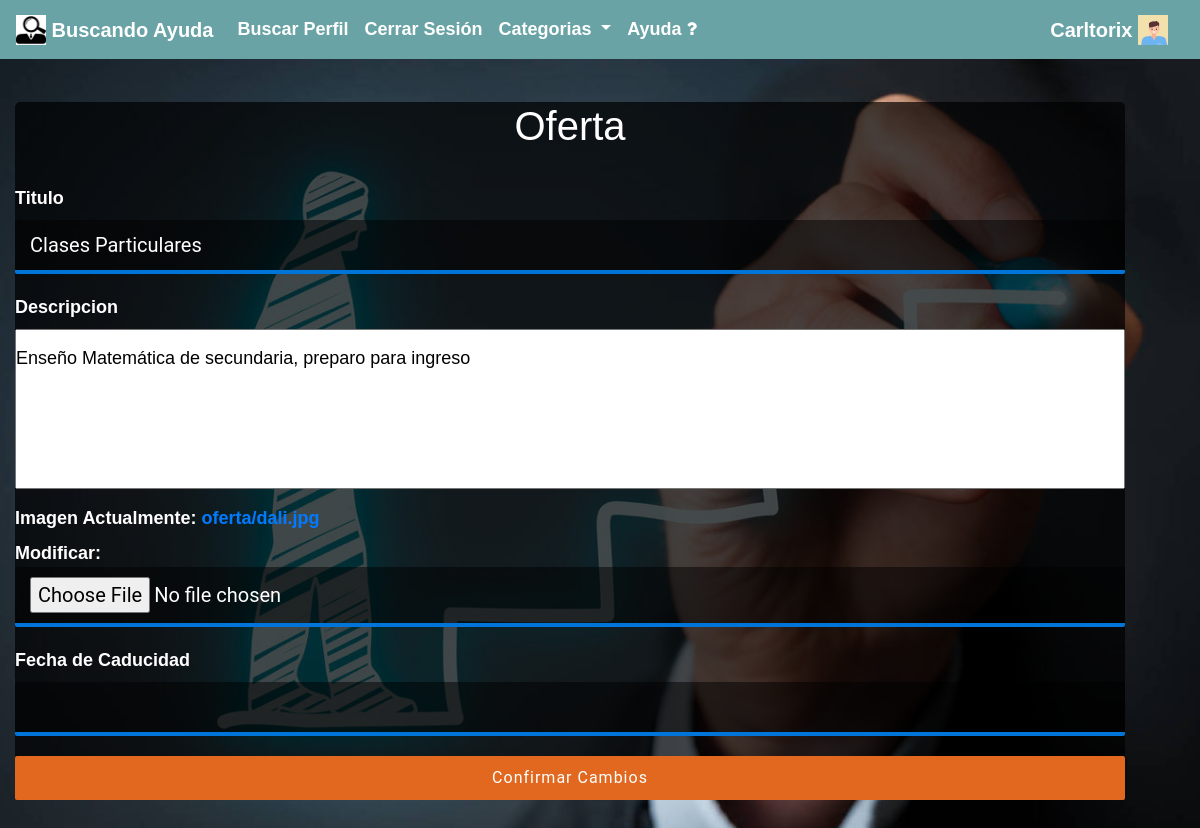
Screenshot of /oferta/2/editar (signed in) with the database file from the repository.
### cuenta/models.py (models this page shows)
class Perfil(AbstractUser):
    tipo_usuario=models.CharField(max_length=20,default="cliente")
    dni=models.CharField(max_length=10,unique=True,default="",validators=[validar_num])
    nacimiento = models.DateField(null = True)
    foto = models.ImageField(upload_to = "foto_perfil", null = True, blank = True)
    telefono = models.CharField(max_length = 20,validators=[validar_num])
    localidad = models.ForeignKey(Localidad, on_delete = models.CASCADE, null=True, related_name="personas_localidad")
    experiencia_laboral = models.CharField(max_length = 200,null = True, blank = True)
    categoria = models.ForeignKey(Categoria, on_delete = models.CASCADE, default=None, null=True, related_name="perfil_de_categoria")
    facebook = models.CharField(max_length = 40, null=True)
    instagram = models.CharField(max_length = 40, null=True, blank = True)
    recomendaciones = models.ManyToManyField("Perfil", blank=True, through="Recomendaciones", related_name="trabajador_recomendado")
    def __str__(self):
        return self.username

### bolsa/models.py (models this page shows, shortened)
class Oferta(models.Model):
    titulo = models.CharField(max_length=30)
    descripcion = models.TextField()
    imagen = models.ImageField(upload_to="oferta/", null=True)
    oferente = models.ForeignKey(Perfil, on_delete = models.CASCADE,default=None, related_name="oferta_creados")
    fecha_creado = models.DateField(auto_now_add=True)
    fecha_modificado = models.DateField(auto_now=True)
    categoria = models.ForeignKey(Categoria, on_delete = models.SET_NULL,null=True)
    fecha_caducacion =models.DateField(null=True,blank=True,default=None)

### bolsa/views.py (the view, shortened to what this page needs)
# urls.py: path("oferta/<int:id>/editar", views.editar_oferta, name="editar_oferta"),
def editar_oferta(request, id):
    oferta = Oferta.objects.get(pk = id)
    if oferta.oferente == request.user:
        if request.method == "GET":
            form = OfertaForm(instance = oferta)
            contexto = {
                "form" : form,
                "editar" : "editar"
            }
            return render(request, "bolsa/new.html", contexto)

### bolsa/forms.py
class OfertaForm(forms.ModelForm):
    imagen=forms.ImageField(required=False)
    class Meta:
        model = Oferta
        fields = ("titulo", "descripcion","imagen","fecha_caducacion")

### bolsa/templates/bolsa/new.html (shortened to what this page needs)
{% extends 'base.html' %}
{%block contenido%}
<div class="contenedor-form">
     <div class="formulario">
        <h1 class="text-center">Oferta</h1>
    <form method="POST" enctype="multipart/form-data">
        <br>
          <label for="id_titulo">Titulo</label>
            {{ form.titulo }}
          <label for="id_descripcion">Descripcion</label>
            {{ form.descripcion }}
          <label for="id_oferente">Imagen</label>
            {{ form.imagen }}
        <label>Fecha de Caducidad</label>
                {{form.fecha_caducacion}}
      {% ifequal editar "editar" %}
      <input type="submit" value="Confirmar Cambios">
    {% else %}
      <input type="submit" value="Crear Oferta">
    {% endifequal %}
    </form>
</div>
</div>
{%endblock%}

### templates/navbar.html (shortened to what this page needs)
{% load static %}
<nav class="navbar navbar-expand-md navbar-light fixed-top navcolor" >
    <a class="navbar-brand text-white" href="{% url 'index' %}">
      <img src="{% static 'img/logo.jpg' %}" width="30" height="30" class="d-inline-block align-top" alt="logo">
      Buscando Ayuda
    </a>
    <div class="collapse navbar-collapse" id="navbarCollapse">
      <ul class="navbar-nav mr-auto">
        <li class="nav-item active">
          <a class="nav-link text-white" href="{% url 'search_perfil' %}">Buscar Perfil</a>
        </li>
        <li class="nav-item active">
          {% if request.user.is_authenticated %}
          <a class="nav-link text-white" href="{% url 'cerrar_sesion' %}">Cerrar Sesión</a>
          {% else %}
          <a class="nav-link text-white" href="{% url 'iniciar_sesion' %}">Iniciar Sesión</a>
          {% endif %}
        </li>
        <li class="nav-item dropdown active">
          <a class="nav-link dropdown-toggle text-white" href="#" id="categorias" role="button" data-toggle="dropdown" aria-haspopup="true" aria-expanded="false">
            Categorias
          </a>
        </li>
        <li>
          <a class="nav-link text-white" href="{% url 'ayuda' %}">Ayuda <i class="fa fa-question"></i></a>
        </li>
      </ul>
      {% if request.user.is_authenticated %}
     <a class="navbar-brand text-white" href="{% url 'ver_perfil' request.user.id %}">
        {{request.user}}
        {% if request.user.foto %}
          <img src="{{ request.user.foto.url }}" width="30" height="30" class="d-inline-block align-top" alt="logo">
        {%else%}
        <img src="{% static 'img/pordefecto.jpg' %}" width="30" height="30" class="d-inline-block align-top" alt="logo">
        {% endif %}
    </a>
    {% else %}
    <img src="{% static 'img/pordefecto.jpg' %}" width="30" height="30" class="d-inline-block align-top" alt="logo">
    {% endif %}
    </div>
  </nav>

### static/css/style.css (style rules this page uses)
body { font-size: 1.125rem; font-weight: bold; background-image: url("../img/fondo.jpg"); width: 95%; max-width: 150rem; margin: 0 auto 0 auto; background-position: center; background-repeat: no-repeat; background-size: cover; background-attachment: fixed; font-family:Arial; margin: 0; padding: 0; -webkit-box-sizing: border-box; -moz-box-sizing: border-box; box-sizing: border-box; }
.navbar { background-color: #69A3A5; }

### static/css/estilos.css (style rules this page uses)
.contenedor-form { background: rgba(0,0,0,.7); max-width: 1140px; width: 100%; margin: 48px auto; border-radius: 5px; color: #fff; position: relative; }
.contenedor-form input { outline: none; display: block; width: 100%; padding: 10px 15px; margin: 0 10px 20px 0; background: rgba(0,0,0,.5); color: #fff; border: none; border-radius: 2px; border-bottom: 4px solid #E2681F; box-sizing: border-box; font-family: Roboto; font-size: 20px; font-weight:normal; transition: all .5s ease; }
.contenedor-form input { border-bottom: 4px solid #0075d9; }
.contenedor-form input[type="submit"] { background: #E2681F; color: #FFF; width: 100%; border: none; padding: 10px 0; font-size: 16px; font-weight: normal; font-family: Roboto; letter-spacing: 1px; cursor: pointer; transition: all .5s ease; }
.contenedor-form textarea { resize: none; width: 100%; height: 20%; padding: 15px 0; }
li { display:block; }

### rows the page displays
Perfil: user "Carltorix", user.foto (picture)
Oferta: titulo "Clases Particulares", descripcion "Enseño Matemática de secundaria, preparo para ingreso"
